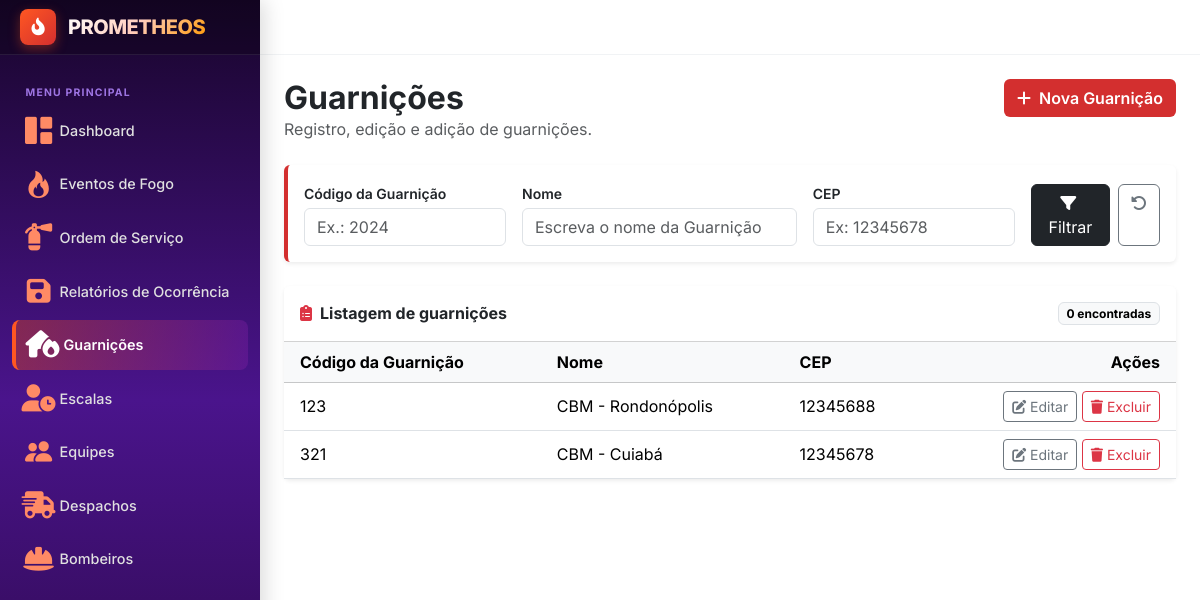
/guarnicoes, run on the app's committed database.
### gestao/models.py (models this page shows, shortened)
class Guarnicao(models.Model):
    num_regex = RegexValidator(
        regex=r'^\d+$',
        message='Digite o CEP',
        code='invalid_digits'
    )
    id = models.IntegerField(primary_key=True)
    codigo = models.IntegerField()
    nome = models.CharField(max_length=50)
    cep = models.CharField(max_length=8, validators=[num_regex])

### gestao/views.py (the view)
# urls.py: path('guarnicoes', views.guarnicao, name='guarnicao'),
def guarnicao(request):
    guarnicoes = Guarnicao.objects.all().order_by("codigo")
    filtros = {
        "codigo" : request.GET.get("codigo", ""),
        "nome" : request.GET.get("nome", ""),
        "cep" : request.GET.get("cep", "")
    }
    if filtros["codigo"]:
        guarnicoes = guarnicoes.filter(codigo=filtros["codigo"])
    if filtros["nome"]:
        guarnicoes = guarnicoes.filter(nome__icontains=filtros["nome"])
    if filtros["cep"]:
        guarnicoes = guarnicoes.filter(cep=filtros["cep"])
    contexto = {
        "guarnicoes" : guarnicoes,
        "filtros" : filtros
    }
    return render(request, 'gestao/guarnicoes.html', contexto)

### templates/gestao/guarnicoes.html (shortened to what this page needs)
{% extends "layout.html" %}
{% block content %}
<div class="d-flex flex-wrap align-items-start justify-content-between gap-3 mb-4">
    <div>
        <h1 class="h2 fw-bold mb-0">Guarnições</h1>
        <p class="text-muted mb-0">Registro, edição e adição de guarnições.</p>
    </div>
    <a href="{% url 'adicionaGuarnicao' %}" class="btn text-white fw-semibold" style="background-color: #D32F2F;">
        <i class="fa-solid fa-plus me-1"></i> Nova Guarnição
    </a>
</div>
<div class="card border-0 shadow-sm mb-4" style="border-left: 4px solid #D32F2F !important;">
    <div class="card-body p-3">
        <form method="get" class="row g-3 align-items-end">
            <div class="col-12 col-md-3">
                <label for="filtro-codigo" class="form-label small fw-semibold mb-1">Código da Guarnição</label>
                <input type="text" class="form-control" id="filtro-codigo" name="codigo"
                       placeholder="Ex.: 2024" value="{{ filtros.codigo }}">
            </div>
            <div class="col-12 col-md-4">
                <label for="filtro-descricao" class="form-label small fw-semibold mb-1">Nome</label>
                <input type="text" class="form-control" id="filtro-nome" name="nome"
                       placeholder="Escreva o nome da Guarnição" value="{{ filtros.nome }}">
            </div>
            <div class="col-12 col-md-3">
                <label for="filtro-cep" class="form-label small fw-semibold mb-1">CEP</label>
                <input type="text" class="form-control" id="filtro-cep" name="cep"
                        placeholder="Ex: 12345678" value="{{ filtros.cep }}">
            </div>
            <div class="col-12 col-md-2 d-flex gap-2">
                <button type="submit" class="btn btn-dark w-100">
                    <i class="fa-solid fa-filter me-1"></i> Filtrar
                </button>
                <a href="{% url 'guarnicao' %}" class="btn btn-outline-secondary" title="Limpar filtros" aria-label="Limpar filtros">
                    <i class="fa-solid fa-rotate-left"></i>
                </a>
            </div>
        </form>
    </div>
</div>
<div class="card border-0 shadow-sm">
    <div class="card-header bg-white d-flex align-items-center justify-content-between py-3">
        <h2 class="h6 fw-bold mb-0">
            <i class="fa-solid fa-clipboard-list text-danger me-2"></i>Listagem de guarnições
        </h2>
        <span class="badge text-bg-light border">{{ ordens|length }} encontrada{{ ordens|length|pluralize }}</span>
    </div>
    <div class="table-responsive">
        <table class="table table-hover align-middle mb-0">
            <thead class="table-light">
                <tr>
                    <th scope="col" class="ps-3">Código da Guarnição</th>
                    <th scope="col">Nome</th>
                    <th scope="col">CEP</th>
                    <th scope="col" class="text-end pe-3">Ações</th>
                </tr>
            </thead>
            <tbody>
                {% for guarnicao in guarnicoes %}
                <tr>
                    <td class="ps-3">{{ guarnicao.codigo }}</td>
                    <td>{{ guarnicao.nome|truncatechars:40 }}</td>
                    <td>{{ guarnicao.cep }}</td>
                    <td class="text-end pe-3 text-nowrap">
                        <a href="{% url 'editaGuarnicao' guarnicao.id %}" class="btn btn-sm btn-outline-secondary"
                           title="Editar" aria-label="Editar OS {{ relatorio.id }}">
                            <i class="fa-solid fa-pen-to-square"></i> Editar
                        </a>
                        <a href="{% url 'excluirGuarnicao' guarnicao.id %}" class="btn btn-sm btn-outline-danger"
                           onclick="return confirm('Excluir Guarnição?');"
                           title="Excluir" aria-label="Excluir RO {{ relatorio.id }}">
                            <i class="fa-solid fa-trash"></i> Excluir
                        </a>
                    </td>
                </tr>
                {% endfor %}
            </tbody>
        </table>
    </div>
</div>
{% endblock %}

### templates/layout.html (style rules this page uses)
:root { --fire-red-dark: #D32F2F; --fire-red-primary: #E64A19; --fire-orange: #FF5722; --fire-amber: #FF9800; --purple-dark: #18052B; --purple-mid: #4A148C; --purple-light: #7B1FA2; --bg-main: #ffffff; --sidebar-width: 260px; --sidebar-collapsed-width: 80px; --topbar-height: 55px; }
body { font-family: 'Inter', -apple-system, BlinkMacSystemFont, "Segoe UI", Roboto, sans-serif; background-color: var(--bg-main); color: #212529; overflow-x: hidden; margin: 0; padding: 0; }

### data on the page
Guarnicao: codigo "123", nome "CBM - Rondonópolis", cep "12345688"
Guarnicao: codigo "321", nome "CBM - Cuiabá", cep "12345678"

### other printed values
{{ ordens|length }} "0"
